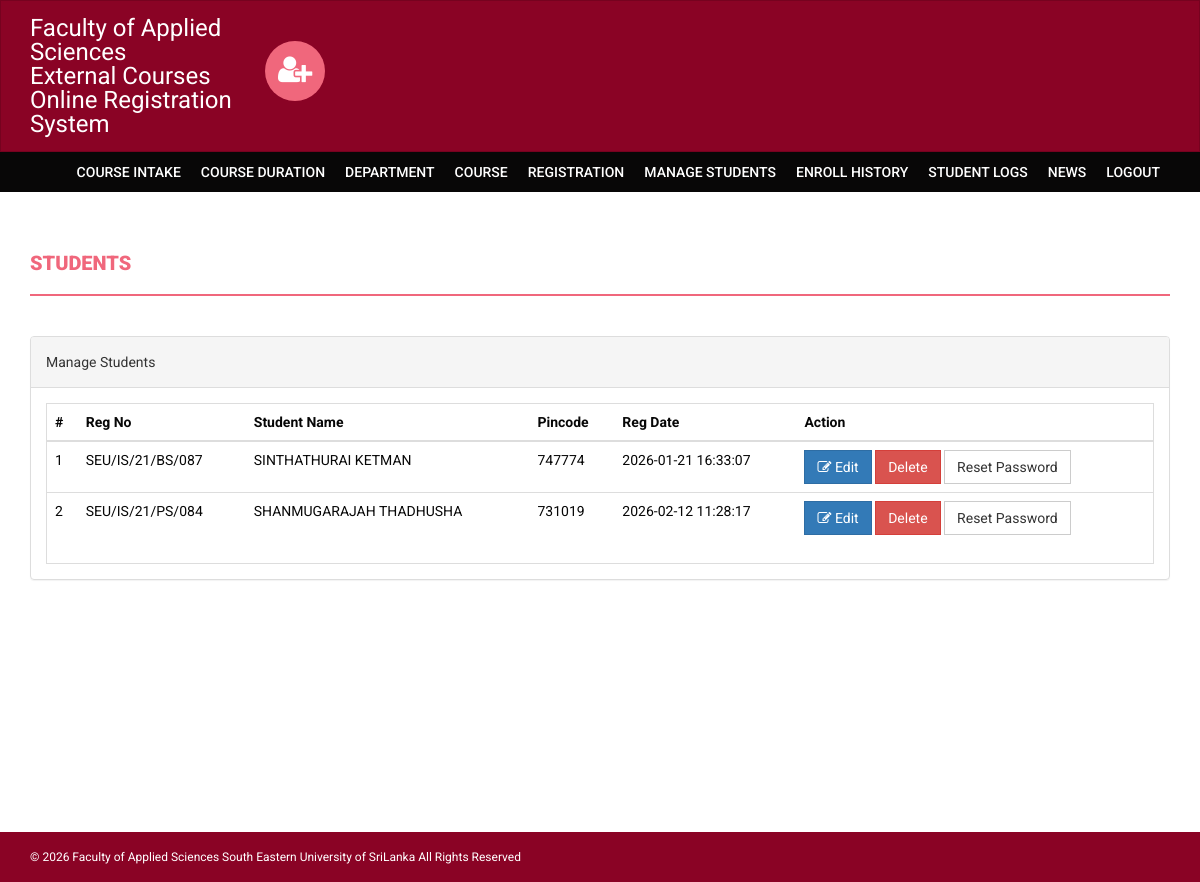
The app's page /onlinecourse/admin/manage-students.php (signed in) with its own data.
### tables this page shows
CREATE TABLE `students` (
  `StudentRegno` varchar(255) NOT NULL,
  `studentPhoto` varchar(255) DEFAULT NULL,
  `password` varchar(255) DEFAULT NULL,
  `studentName` varchar(255) DEFAULT NULL,
  `pincode` varchar(255) DEFAULT NULL,
  `session` varchar(255) DEFAULT NULL,
  `department` varchar(255) DEFAULT NULL,
  `semester` varchar(255) DEFAULT NULL,
  `creationdate` timestamp NULL DEFAULT current_timestamp(),
  `updationDate` varchar(255) DEFAULT NULL
);

### onlinecourse/admin/manage-students.php (the view, shortened to what this page needs)
<?php
if(strlen($_SESSION['alogin'])==0)
    {
header('location:index.php');
}
else{
?>
<!DOCTYPE html>
<html xmlns="http://www.w3.org/1999/xhtml">
<head>
    <link href="../assets/css/bootstrap.css" rel="stylesheet" />
    <link href="../assets/css/font-awesome.css" rel="stylesheet" />
    <link href="../assets/css/style.css" rel="stylesheet" />
</head>
<body>
<?php include('includes/header.php');?>
<?php if($_SESSION['alogin']!="")
{
 include('includes/menubar.php');
}
 ?>
    <div class="content-wrapper">
        <div class="container">
              <div class="row">
                    <div class="col-md-12">
                        <h1 class="page-head-line">Students  </h1>
                    </div>
                </div>
                <div class="row" >
                <div class="col-md-12">
                    <div class="panel panel-default">
                        <div class="panel-heading">
                            Manage Students
                        </div>
                        <div class="panel-body">
                            <div class="table-responsive table-bordered">
                                <table class="table">
                                    <thead>
                                        <tr>
                                            <th>#</th>
                                            <th>Reg No </th>
                                            <th>Student Name </th>
                                            <th> Pincode</th>
                                             <th>Reg Date</th>
                                             <th>Action</th>
                                        </tr>
                                    </thead>
                                    <tbody>
<?php
$sql=mysqli_query($con,"select * from students");
$cnt=1;
while($row=mysqli_fetch_array($sql))
{
?>
                                        <tr>
                                            <td><?php echo $cnt;?></td>
                                            <td><?php echo htmlentities($row['StudentRegno']);?></td>
                                            <td><?php echo htmlentities($row['studentName']);?></td>
                                            <td><?php echo htmlentities($row['pincode']);?></td>
                                            <td><?php echo htmlentities($row['creationdate']);?></td>
                                            <td>
                                            <a href="edit-student-profile.php?id=<?php echo $row['StudentRegno']?>">
<button class="btn btn-primary"><i class="fa fa-edit "></i> Edit</button> </a>
<a href="manage-students.php?id=<?php echo $row['StudentRegno']?>&del=delete" onClick="return confirm('Are you sure you want to delete?')">
                                            <button class="btn btn-danger">Delete</button>
</a>
<a href="manage-students.php?id=<?php echo $row['StudentRegno']?>&pass=update" onClick="return confirm('Are you sure you want to reset password?')">
<button type="submit" name="submit" id="submit" class="btn btn-default">Reset Password</button>
</a>
                                            </td>
                                        </tr>
<?php
$cnt++;
} ?>
                                    </tbody>
                                </table>
                            </div>
                        </div>
                    </div>
                </div>
            </div>
        </div>
    </div>
  <?php include('includes/footer.php');?>
</body>
</html>
<?php } ?>

### onlinecourse/assets/css/style.css (style rules this page uses)
body { font-family: 'Roboto', sans-serif; line-height: 30px; }
.content-wrapper { margin-top: 40px; min-height: 600px; padding-bottom: 60px; }
.page-head-line { font-weight: 900; padding-bottom: 20px; border-bottom: 2px solid #F0677C; text-transform: uppercase; color: #F0677C; font-size: 20px; margin-bottom: 40px; }
.btn { border-radius: 0px; -webkit-border-radius: 0px; -moz-border-radius: 0px; }

### records on screen
students: StudentRegno "SEU/IS/21/BS/087", studentName "SINTHATHURAI KETMAN", pincode "747774", creationdate "2026-01-21 16:33:07"
students: StudentRegno "SEU/IS/21/PS/084", studentName "SHANMUGARAJAH THADHUSHA", pincode "731019", creationdate "2026-02-12 11:28:17"
